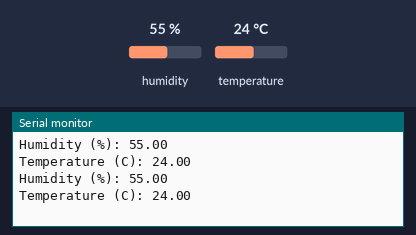
The sketch below on a simulated Arduino Uno, built with avr-gcc and run on an emulated ATmega328P. Parts: the last lines printed to the serial monitor. The test bench sets the inputs (shaded band); at power-on: humidity 55 %, temperature 24 °C.

Above: at 4.8 s.
4.9 s: humidity set to 22 %
At 7.5 s:
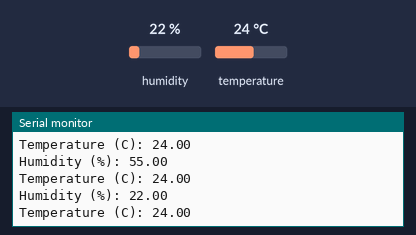
7.9 s: temperature set to 12 °C
At 8.7 s:
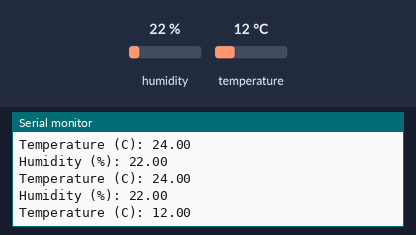
10.9 s: humidity set to 40 %
At 13.5 s:
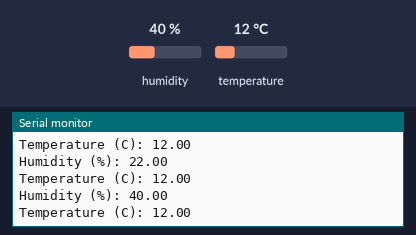
Timing chart, 0 to 15.0 s (numbered marks = the images above; inputs shaded):
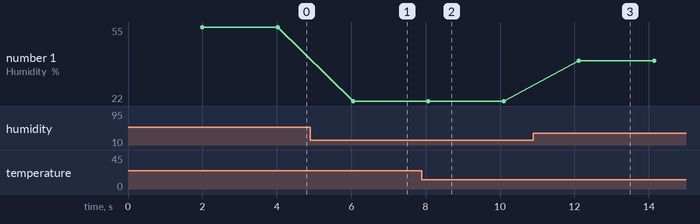

Measured:
- after the input at 4.9 s, the serial monitor: prints a new line after 1.1 s (image 1)
- after the input at 7.9 s, the serial monitor: prints a new line after 0.20 s (image 2)
- after the input at 10.9 s, the serial monitor: prints a new line after 1.2 s (image 3)
- plotted number 1: 55 → 22 after the input at 4.9 s, 22 → 40 after the input at 10.9 s

The sketch:

DHT11.ino
```cpp
#include <DHT.h>

// Sensor Pin 1 -> Arduino Pin 2
// Sensor Pin 2 -> Arduino +5V
// Sensor Pin 3 -> Arduino GND

DHT dht(2, DHT11);

void setup() {
    Serial.begin(9600);

    dht.begin();
}

void loop() {
    delay(2000);

    Serial.print("Humidity (%): ");
    float h = dht.readHumidity();
    Serial.println(h);

    Serial.print("Temperature (C): ");
    Serial.println(dht.readTemperature());
}
```
